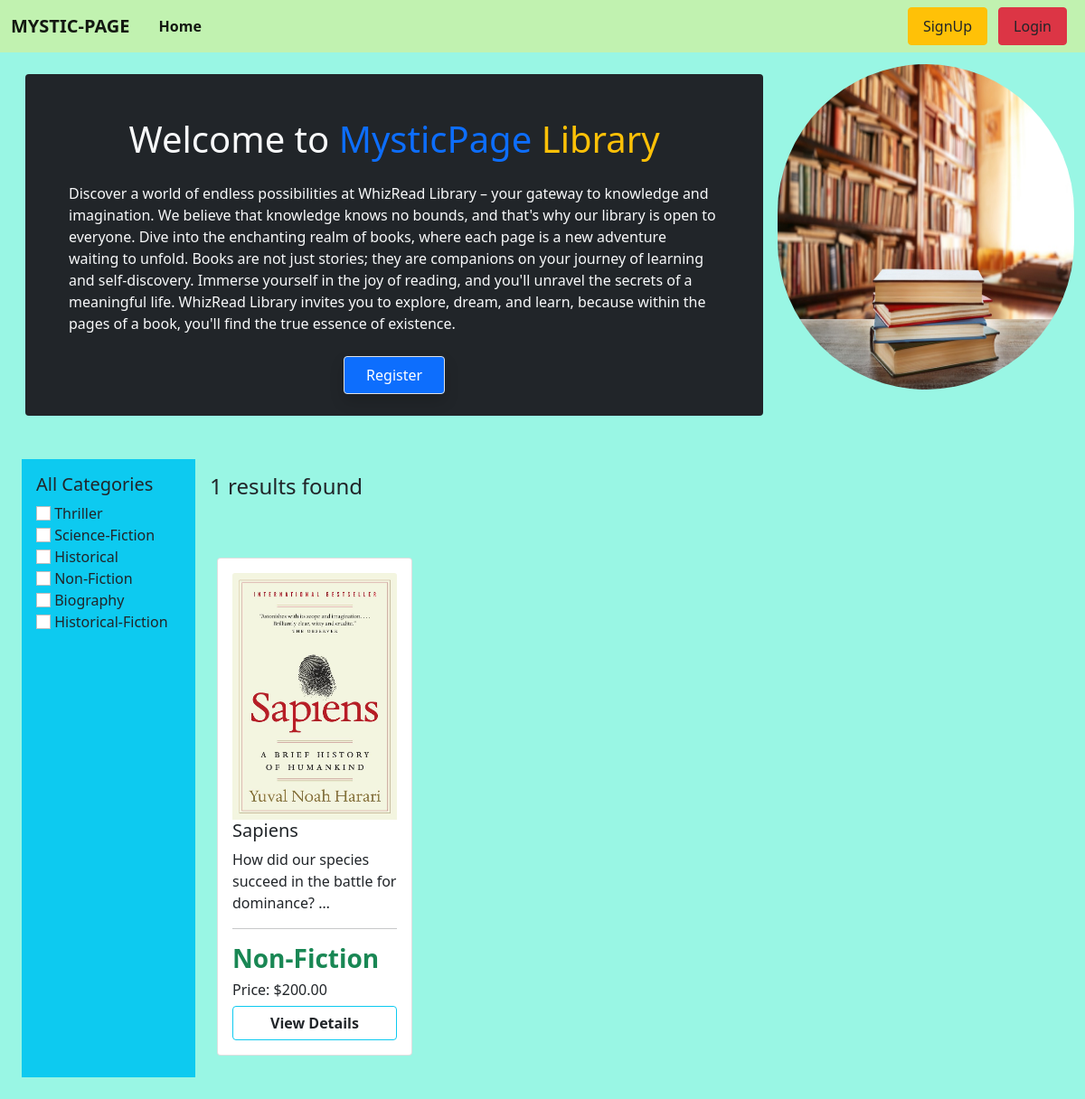
Page /books/Non-Fiction on the committed database.
### books/models.py (models this page shows, shortened)
class category(models.Model):
    name = models.CharField("Name", max_length=100)
    slug = models.SlugField(max_length=100, unique=True, null=True, blank=True)

class Book(models.Model):
    category = models.ForeignKey(category, on_delete=models.CASCADE)
    book_name = models.CharField(max_length=25)
    book_description = models.TextField(blank=True)
    price = models.DecimalField(max_digits=10, decimal_places=2)
    image = models.ImageField(upload_to='book_images/',blank=True,null=True)

### core/views.py (the view)
# urls.py: path('', BookView.as_view(),name='home'),
class BookView(View):
    template_name = 'home.html'
    def get(self, request, book_slug=None):
        book = Book.objects.all()
        categories =category.objects.all()
        if book_slug is not None:
            Category = category.objects.get(slug=book_slug)
            book = Book.objects.filter(category=Category)
        return render(request, self.template_name, {"books": book, "categories": categories})

### core/templates/home.html (shortened to what this page needs)
{% extends 'base.html' %}
{% load static %}
{% block content %}
<div class="container-fluid mx-auto d-flex flex-column flex-md-row align-items-center">
  <div class="flex flex-column w-100 p-4 w-lg-50 justify-content-center items-start pt-12 pb-24 px-6 bg-dark text-light rounded bg-opacity-75 mx-3 m-4">
    <h1 class="my-4 text-center">Welcome to <span class='text-primary'>MysticPage </span> <span class='text-warning'>Library</span></h1>
    <p class="m-4">
      Discover a world of endless possibilities at WhizRead Library – your gateway to knowledge and imagination. We believe that knowledge knows no bounds, and that's why our library is open to everyone. Dive into the enchanting realm of books, where each page is a new adventure waiting to unfold. Books are not just stories; they are companions on your journey of learning and self-discovery. Immerse yourself in the joy of reading, and you'll unravel the secrets of a meaningful life. WhizRead Library invites you to explore, dream, and learn, because within the pages of a book, you'll find the true essence of existence.
    </p>
    <div class="d-flex justify-content-center w-100">
      <a href="{% url "registration" %}" class="btn btn-primary rounded hover:bg-light hover:text-dark hover:border-dark shadow hover:shadow-lg py-2 px-4 border border-hover:border-transparent">Register</a>
    </div>
  </div>
  <div style="height: 400px;" class="">
    <img style='height:90%; width:100%' class="img-fluid rounded-2xl w-100 rounded-pill" src="{% static "image/libr.jpg" %}" alt="Book Image">
  </div>
</div>
<div class="d-flex flex-wrap p-4">
  <div class="col-2 bg-info p-3" >
    <h5>All Categories</h5>
    {% for cate in categories %}
    <div class="categories">
      <input
        class="form-check-input"
        type="none"
        name="categories"
        id="{{cate.id}}"
      />
      <label class="form-check-label" for="{{cate.id}}">
        <a href="{% url "book_slug" cate.slug %}" class="text-decoration-none text-dark" >{{cate.name}}</a>
      </label>
    </div>
    {% endfor %}
  </div>
  <div class="col-10 p-3">
    <h4>{{books | length}} results found</h4>
    <div class="d-flex flex-wrap pt-5">
      {% for book in books %}
      <div class="col-sm-3">
        <div class="card m-2">
          <div class="card-body">
            <img src="{{book.image.url}}" class="card-img-top" alt="{{book.book_name}} Image">
            <h5 class="card-title"><a href="" class="text-decoration-none text-dark">{{book.book_name}}</a></h5>
            <p class="card-text">{{book.book_description |truncatewords:10}}</p>
            <hr />
                <h3 class="fw-bold text-success">{{ book.category.name }}</h3>
                <h6 class="my-2">
                  Price: <span id="order-price">${{ book.price }}</span>
                </h6>
                <a href="{% url 'book_details' book.id %}" type="button" class="btn btn-outline-info fw-bold text-dark w-100">
                  View Details
                </a>
          </div>
        </div>
      </div>
      {% endfor %}
    </div>
  </div>
</div>
{% endblock %}

### core/templates/base.html (style rules this page uses)
body { background-color: #99f6e4; }

### rows in the picture
category: name "Thriller"
category: name "Science-Fiction"
category: name "Historical"
category: name "Non-Fiction"
category: name "Biography"
category: name "Historical-Fiction"
Book: image (picture), book_name "Sapiens", book_description "How did our species succeed in the battle for dominance? …", category.name "Non-Fiction", price "200.00"

### other values in the picture
{{ books | length }} "1"
